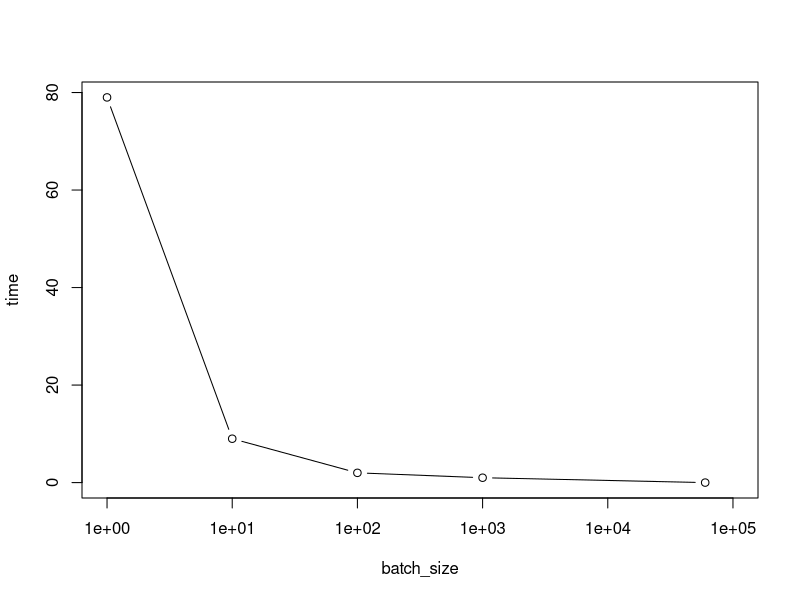
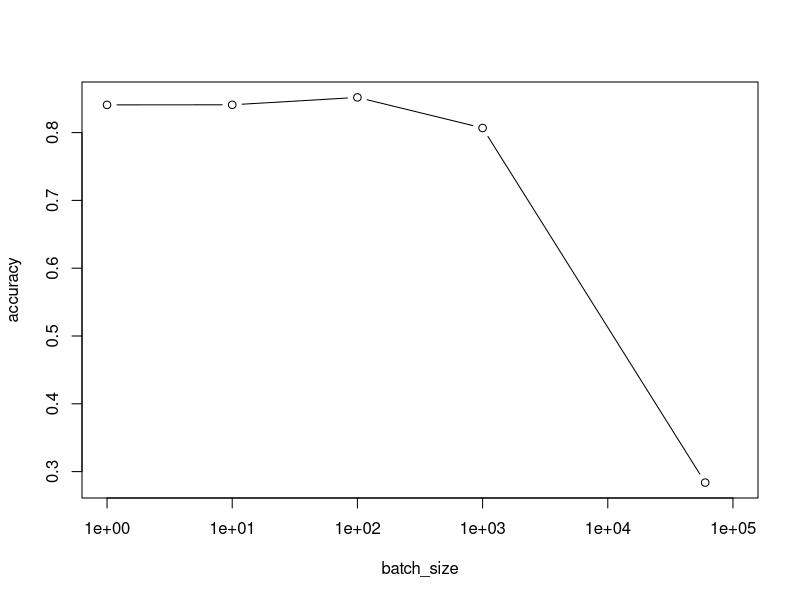

The R script that drew these images, in order:
## ---- chunk 1
    batch_size <- c(1, 10, 100, 1000, 60000)
    time <- c(79, 9, 2, 1 , 0)
    accuracy <- c(0.8409, 0.8410, 0.8519, 0.8068, 0.2838)

    plot(batch_size, time, xlim = c(1, 100000), type = "b", log = 'x')

    plot(batch_size, accuracy, xlim = c(1, 100000), type = "b" , log = 'x')
